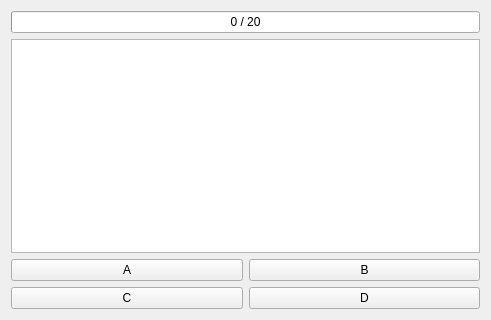
<?xml version="1.0" encoding="UTF-8"?>
<ui version="4.0">
 <class>Question</class>
 <widget class="QWidget" name="Question">
  <property name="geometry">
   <rect>
    <x>0</x>
    <y>0</y>
    <width>491</width>
    <height>320</height>
   </rect>
  </property>
  <property name="windowTitle">
   <string>Form</string>
  </property>
  <layout class="QGridLayout" name="gridLayout">
   <item row="1" column="0" colspan="2">
    <widget class="QTextBrowser" name="questionTb"/>
   </item>
   <item row="2" column="0">
    <widget class="QPushButton" name="aPb">
     <property name="text">
      <string>A</string>
     </property>
    </widget>
   </item>
   <item row="2" column="1">
    <widget class="QPushButton" name="bPb">
     <property name="text">
      <string>B</string>
     </property>
    </widget>
   </item>
   <item row="3" column="0">
    <widget class="QPushButton" name="cPb">
     <property name="text">
      <string>C</string>
     </property>
    </widget>
   </item>
   <item row="3" column="1">
    <widget class="QPushButton" name="dPb">
     <property name="text">
      <string>D</string>
     </property>
    </widget>
   </item>
   <item row="0" column="0" colspan="2">
    <widget class="QProgressBar" name="answerTimeBar">
     <property name="maximum">
      <number>20</number>
     </property>
     <property name="value">
      <number>0</number>
     </property>
     <property name="invertedAppearance">
      <bool>false</bool>
     </property>
     <property name="format">
      <string>%v / %m</string>
     </property>
    </widget>
   </item>
  </layout>
 </widget>
 <resources/>
 <connections/>
</ui>
